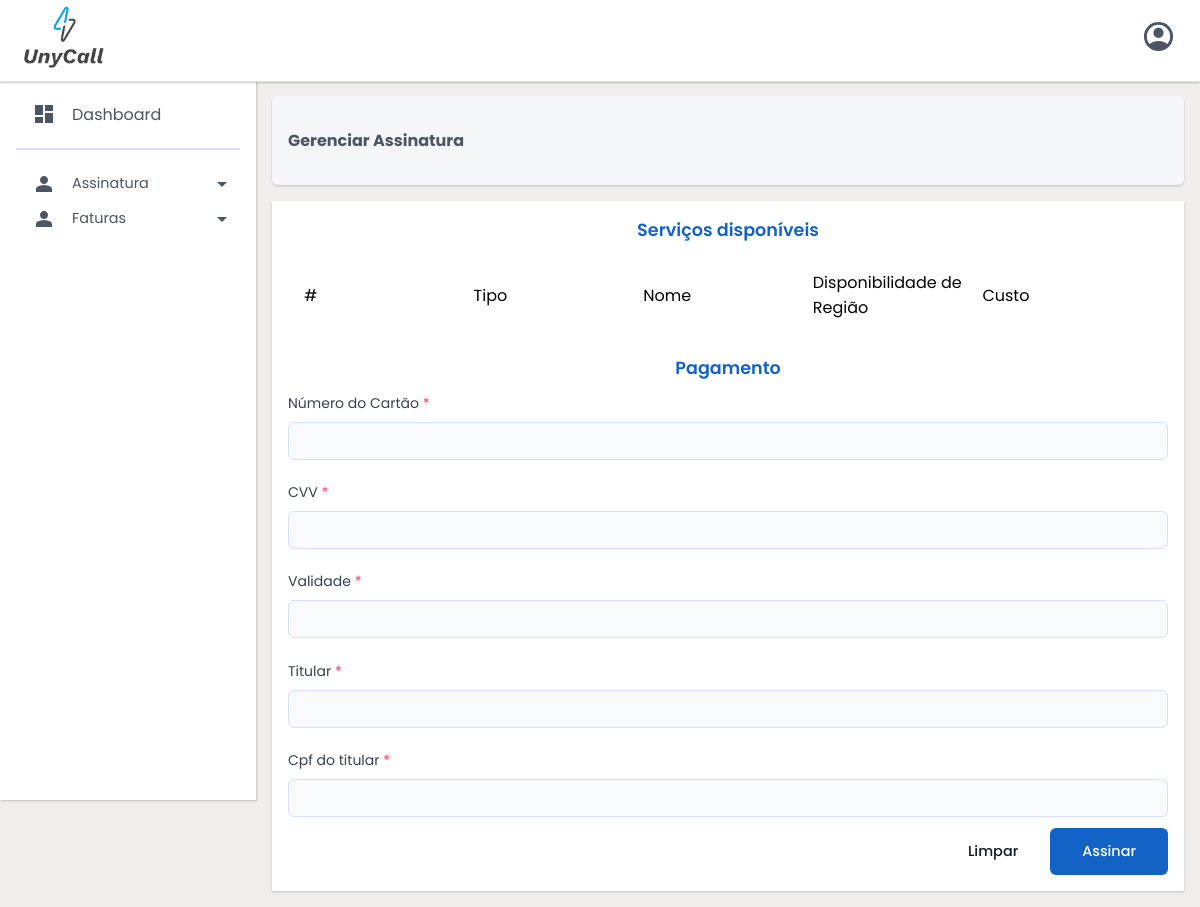
Page /php/cliente/assinatura/gerenciar.php on the earlier database version.
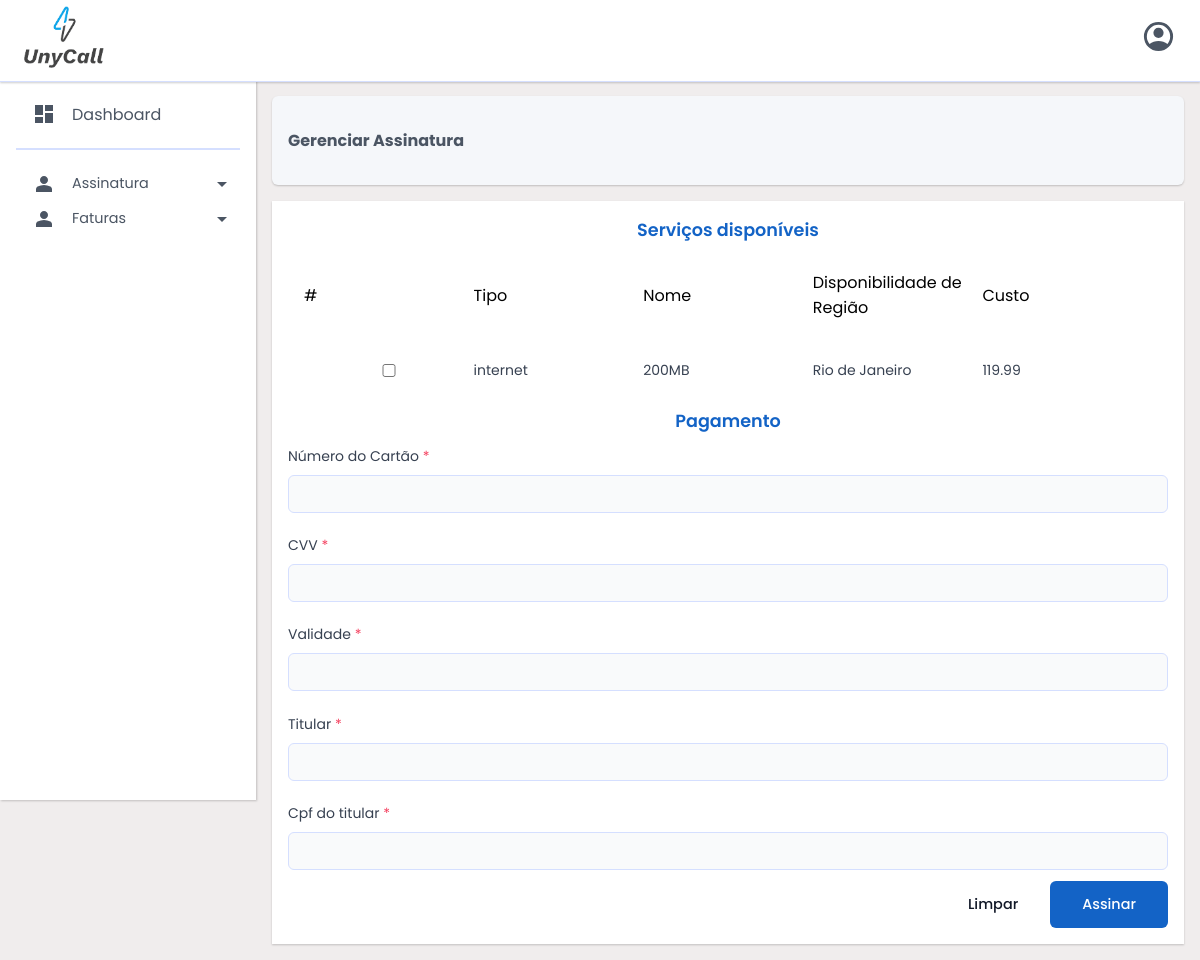
Same page on the later database version.
### tables this page shows
CREATE TABLE IF NOT EXISTS `servicos` (
  `id` int(11) NOT NULL AUTO_INCREMENT,
  `tipo` varchar(255) NOT NULL,
  `nome` varchar(255) NOT NULL,
  `disp_regiao` varchar(255) NOT NULL,
  `custo` float DEFAULT NULL,
  PRIMARY KEY (`id`)
);

### php/autoload.php (called while the page is built, shortened)
<?php
spl_autoload_register(function ($classe) {
    $caminho = 'classes/' . $classe . '.php';
});

### php/classes/Gerenciador.php (called while the page is built, shortened)
<?php
require_once('Servico.php');
require_once('GerenciadorMySql.php');
class Gerenciador
{
    private $GerenciadorMySql;
    public function __construct($pdo)
    {
        $this->GerenciadorMySql = new GerenciadorMySql($pdo);
    }
    public function servicosDisponiveis()
    {
        return $this->GerenciadorMySql->consultarServicos();
    }
}

### php/classes/GerenciadorMySql.php (called while the page is built)
<?php
require_once(__DIR__ . '../../config/config_db.php');
require_once('Gerenciador.php');
class GerenciadorMySql
{
    private $pdo;
    public function __construct(PDO $driver)
    {
        $this->pdo = $driver;
    }
    public function consultarServicos()
    {
        $array = [];
        $sql = $this->pdo->query("SELECT * FROM servicos");
        if ($sql->rowCount() > 0) {
            $dados = $sql->fetchAll(PDO::FETCH_ASSOC);
            foreach ($dados as $item) {
                $servico = new Servico();
                $servico->setarServicoId($item['id']);
                $servico->setarServicoTipo($item['tipo']);
                $servico->setarServicoNome($item['nome']);
                $servico->setarDispRegiao($item['disp_regiao']);
                $servico->setarServicoCusto($item['custo']);
                $array[] = $servico;
            }
        }
        return $array;
    }
}

### php/classes/Servico.php (called while the page is built)
<?php
class Servico
{
    private int $id;
    private string $tipo;
    private string $nome;
    private string $disp_regiao;
    private float $custo;
    public function setarServicoId(int $id)
    {
        $this->id = $id;
    }
    public function pegarServicoId(): int
    {
        return $this->id;
    }
    public function setarServicoTipo(string $tipo)
    {
        $this->tipo = $tipo;
    }
    public function pegarServicoTipo(): string
    {
        return $this->tipo;
    }
    public function setarServicoNome(string $nome)
    {
        $this->nome = $nome;
    }
    public function pegarServicoNome(): string
    {
        return $this->nome;
    }
    public function setarDispRegiao(string $disp_regiao)
    {
        $this->disp_regiao = $disp_regiao;
    }
    public function pegarDispRegiao(): string
    {
        return $this->disp_regiao;
    }
    public function setarServicoCusto(float $custo)
    {
        $this->custo = $custo;
    }
    public function pegarServicoCusto(): float
    {
        return $this->custo;
    }
}

### php/cliente/assinatura/gerenciar.php (the view, shortened to what this page needs)
<?php
require_once('../../config/config_db.php');
require_once('../../autoload.php');
$gerenciador = new Gerenciador($pdo);
$servicosDisponiveis = $gerenciador->servicosDisponiveis();
?>
<!DOCTYPE html>
<html lang="pt-BR">
<head>
    <link rel="stylesheet" href="/assets/css/css/style.css">
</head>
<body class="system">
    <?php require_once('../layout/includes/header.php'); ?>
    <div class="page-cliente">
        <?php require_once('../layout/includes/aside.php'); ?>
        <main class="page-cliente-signature">
            <div class="category-title">
                <h4>Gerenciar Assinatura</h4>
            </div>
            <div class="signature-content">
                <div class="form-content">
                    <form method="POST" action="../cadastro/cadastro_action.php" class="form">
                        <div class="form-container">
                            <div class="form-category">
                                <h2>Serviços disponíveis</h2>
                                <div class="form-group">
                                    <div class="signature-list-header">
                                        <div class="signature-list-header-item">
                                            #
                                        </div>
                                        <div class="signature-list-header-item">
                                            Tipo
                                        </div>
                                        <div class="signature-list-header-item">
                                            Nome
                                        </div>
                                        <div class="signature-list-header-item">
                                            Disponibilidade de Região
                                        </div>
                                        <div class="signature-list-header-item">
                                            Custo
                                        </div>
                                    </div>
                                    <div class="signature-list-content">
                                        <?php foreach ($servicosDisponiveis as $item) : ?>
                                            <label class="signature-list-options-content" for="<?= $item->pegarServicoId(); ?>">
                                                <input type="checkbox" name="<?= $item->pegarServicoId(); ?>" id="<?= $item->pegarServicoId(); ?>">
                                                <div class="signature-list-option-item">
                                                    <?= $item->pegarServicoTipo(); ?>
                                                </div>
                                                <div class="signature-list-option-item">
                                                    <?= $item->pegarServicoNome(); ?>
                                                </div>
                                                <div class="signature-list-option-item">
                                                    <?= $item->pegarDispRegiao(); ?>
                                                </div>
                                                <div class="signature-list-option-item">
                                                    <?= $item->pegarServicoCusto(); ?>
                                                </div>
                                            </label>
                                        <?php endforeach ?>
                                    </div>
                                </div>
                            </div>
                            <div class="form-category">
                                <h2>Pagamento</h2>
                                <div class="form-group">
                                    <label for="nome">Número do Cartão <span>*</span></label>
                                    <input type="text" name="nome" id="nome">
                                </div>
                                <div class="form-group">
                                    <label for="data-nascimento">CVV <span>*</span></label>
                                    <input type="text" name="nascimento" id="data-nascimento">
                                </div>
                                <div class="form-group">
                                    <label for="data-nascimento">Validade <span>*</span></label>
                                    <input type="text" name="nascimento" id="data-nascimento">
                                </div>
                                <div class="form-group">
                                    <label for="data-nascimento">Titular <span>*</span></label>
                                    <input type="text" name="nascimento" id="data-nascimento">
                                </div>
                                <div class="form-group">
                                    <label for="data-nascimento">Cpf do titular <span>*</span></label>
                                    <input type="text" name="nascimento" id="data-nascimento">
                                </div>
                            </div>
                        </div>
                        <div class="form-buttons">
                            <div class="form-actions">
                                <input type="reset" value="Limpar" id="limpar" class="btn secondary">
                                <input type="submit" value="Assinar" class="btn" id="cadastrar">
                            </div>
                        </div>
                    </form>
                </div>
            </div>
        </main>
    </div>
</body>
</html>

### php/cliente/layout/includes/header.php (shortened to what this page needs)
<header class="header cliente">
    <div class="logo">
        <a href="../../cliente.php">
            <img src="/assets/img/logo.png" alt="Logo UnyCall">
        </a>
    </div>
    <div class="menu-profile">
        <button class="menu-profile-button">
            <img src="/assets/img/icons/profile.svg">
        </button>
    </div>
</header>

### php/cliente/layout/includes/aside.php (shortened to what this page needs)
<aside class="page-cliente-aside">
    <nav class="page-cliente-aside-content">
        <div class="page-cliente-aside-header">
            <div class="aside-category">
                <div class="aside-category-title">
                    <span class="aside-category-titles">
                        <img src="/assets/img/icons/dashboard.svg">
                        <a href="/php/cliente/cliente.php?id=<?= $_GET['id'] ?>">Dashboard</a>
                    </span>
                </div>
            </div>
        </div>
        <div class="aside-category">
            <div class="aside-category-title">
                <span class="aside-category-titles">
                    <img src="/assets/img/icons/user.svg">
                    Assinatura
                </span>
                <img class="icon-arrow" src="/assets/img/icons/arrow-drop.svg">
            </div>
        </div>
        <div class="aside-category">
            <div class="aside-category-title">
                <span class="aside-category-titles">
                    <img src="/assets/img/icons/user.svg">
                    Faturas
                </span>
                <img class="icon-arrow" src="/assets/img/icons/arrow-drop.svg">
            </div>
        </div>
    </nav>
</aside>

### assets/css/css/style.css (style rules this page uses)
* { padding:0;margin:0;box-sizing:border-box;font-family:"Poppins",sans-serif }
h1,h2,h3 { color:#1363c6 }
h2 { font-size:2.25rem;font-weight:600 }
.logo img { width:80px }
.btn { background-color:#1363c6;padding:.8rem 2rem;font-weight:500;color:#fff;border:none;border-radius:.375rem;cursor:pointer;opacity:1;transition:.3s;text-decoration:none;display:flex;align-items:center;gap:5px;font-size:.9rem }
.btn.secondary { background-color:rgba(0,0,0,0);color:#111827 }
.header { width:100vw;display:flex;align-items:center;justify-content:space-between;padding:6px 24px;box-shadow:0 1px 2px rgba(0,0,0,.2);border-bottom:1px solid #d5dfff;position:fixed;top:0;z-index:20;background-color:#fff }
.header.cliente .menu-profile { position:relative }
.header.cliente .menu-profile .menu-profile-button { background:none;border:none;cursor:pointer }
.form-content { padding:1rem;border-radius:.375rem;position:relative }
.form-content .form .form-group { display:flex;flex-direction:column;gap:.5rem;padding:.7rem 0 }
.form-content .form .form-group label { color:#374151;font-size:.875rem;font-weight:400 }
.form-content .form .form-group label span { color:#f43f5e }
.form-content .form .form-group input,.form-content .form .form-group select,.form-content .form .form-group textarea { width:100%;padding:.5rem;border-radius:.375rem;background:none;border:1px solid #d5dfff;background-color:#f9fafb }
.form-content .form .form-category h2 { font-size:1.1rem;text-align:center }
.form-content .form .form-buttons { display:flex;align-items:center;justify-content:space-between }
.form-content .form .form-buttons .form-actions { display:flex }
.system { background-color:#f0eded }
.system .page-cliente { display:flex;margin-top:5rem;position:relative }
.system .page-cliente .page-cliente-aside { padding:1rem 0;background:#fff;box-shadow:1px 1px 2px rgba(0,0,0,.2);width:16rem;position:fixed;height:calc(100vh - 80px) }
.system .page-cliente .page-cliente-aside .page-cliente-aside-content { overflow:auto;display:flex;flex-direction:column;width:100%;padding:0 1rem }
.system .page-cliente .page-cliente-aside .page-cliente-aside-content .page-cliente-aside-header { border-bottom:2px solid #d5dfff;padding-bottom:1rem;margin-bottom:1rem }
.system .page-cliente .page-cliente-aside .page-cliente-aside-content .page-cliente-aside-header .aside-category-title a { text-decoration:none;color:#4b5563;font-size:1rem }
.system .page-cliente .page-cliente-aside .page-cliente-aside-content .aside-category .aside-category-title { width:100%;display:flex;justify-content:space-between;align-items:center;padding:.35rem .35rem .35rem 1rem;border-radius:.375rem;color:#4b5563;transition:.3s;cursor:pointer }
.system .page-cliente .page-cliente-aside .page-cliente-aside-content .aside-category .aside-category-title .aside-category-titles { display:flex;gap:16px;align-items:center;font-size:.9rem }
.system .page-cliente .page-cliente-aside .page-cliente-aside-content .aside-category .aside-category-title .icon-arrow { transition:.3s }
.system .page-cliente .category-title { display:flex;justify-content:space-between;align-items:center;padding:2rem 1rem;color:#4b5563;background-color:#f5f7fa;margin-bottom:1rem;border-radius:.375rem;box-shadow:0 1px 2px rgba(0,0,0,.2) }
.system .page-cliente .category-title h4 { font-size:1rem }
.system .page-cliente .page-cliente-signature { padding:1rem;width:100%;margin-left:16rem }
.system .page-cliente .page-cliente-signature .signature-content { background:#fff;box-shadow:0 1px 2px rgba(0,0,0,.2) }
.system .page-cliente .page-cliente-signature .signature-content .signature-list-header { display:grid;grid-template-columns:1fr 1fr 1fr 1fr 1fr;align-items:center;padding:1rem }
.system .page-cliente .page-cliente-signature .signature-content .signature-list-content .signature-list-options-content { display:grid;grid-template-columns:1fr 1fr 1fr 1fr 1fr;align-items:center;transition:.3s;padding:1rem }
.system .page-cliente .page-cliente-signature .signature-content .signature-list-content .signature-list-options-content input[type=checkbox] { width:initial }
.system .page-cliente .page-cliente-signature .signature-content .form-content .form .form-buttons { justify-content:end }

Differences in the rows shown:
added servicos: tipo "internet", nome "200MB", disp_regiao "Rio de Janeiro", custo "119.99"
